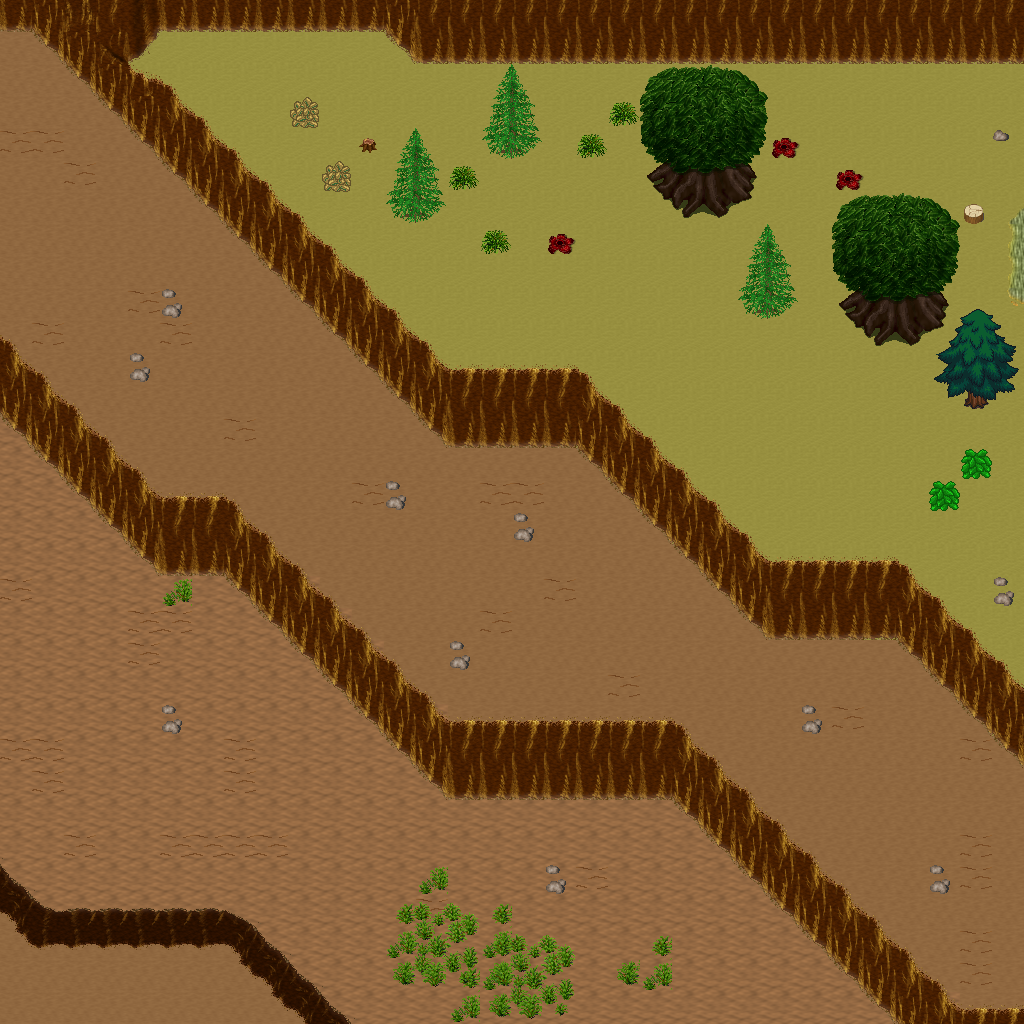

This game map was drawn from its Tiled (.tmx) file and the tilesets committed beside it. A one-line description and the trimmed map source follow:
An orthogonal 32x32 tile map with 32x32 px tiles, 5 tile layers (Ground, Objects, Objects2, Above, ...), 1 hidden layer not drawn, 20 tilesets.

<map version="1.10" tiledversion="1.11.0" orientation="orthogonal" renderorder="right-down" width="32" height="32" tilewidth="32" tileheight="32" infinite="0" nextlayerid="11" nextobjectid="1">
 <tileset firstgid="1" name="ground_ground" tilewidth="32" tileheight="32" tilecount="33" columns="3">
  <image source="../drawable/ground_ground.png" width="96" height="352" />
 </tileset>
 <tileset firstgid="34" name="ground_ridge_earth_dark" tilewidth="32" tileheight="32" tilecount="96" columns="12">
  <image source="../drawable/ground_ridge_earth_dark.png" width="384" height="256" />
 </tileset>
 <tileset firstgid="130" name="ground_earth_edges" tilewidth="32" tileheight="32" tilecount="18" columns="6">
  <image source="../drawable/ground_earth_edges.png" width="192" height="96" />
 </tileset>
 <tileset firstgid="148" name="ground_rock_pebbles" tilewidth="32" tileheight="32" tilecount="3" columns="1">
  <image source="../drawable/ground_rock_pebbles.png" width="32" height="96" />
 </tileset>
 <tileset firstgid="151" name="item_statue_grey_stone" tilewidth="32" tileheight="32" tilecount="4" columns="2">
  <image source="../drawable/item_statue_grey_stone.png" width="64" height="64" />
 </tileset>
 <tileset firstgid="155" name="ground_square_patch" tilewidth="32" tileheight="32" tilecount="9" columns="3">
  <image source="../drawable/ground_square_patch.png" width="96" height="96" />
 </tileset>
 <tileset firstgid="164" name="ground_eye" tilewidth="32" tileheight="32" tilecount="9" columns="3">
  <image source="../drawable/ground_eye.png" width="96" height="96" />
 </tileset>
 <tileset firstgid="173" name="item_corpse_huge_animal" tilewidth="32" tileheight="32" tilecount="16" columns="2">
  <image source="../drawable/item_corpse_huge_animal.png" width="64" height="256" />
 </tileset>
 <tileset firstgid="189" name="logic_creature_orc" tilewidth="32" tileheight="32" tilecount="6" columns="6">
  <image source="../drawable/logic_creature_orc.png" width="192" height="32" />
 </tileset>
 <tileset firstgid="195" name="logic_collision" tilewidth="32" tileheight="32" tilecount="1" columns="1">
  <image source="../drawable/logic_collision.png" width="32" height="32" />
 </tileset>
 <tileset firstgid="196" name="plant_tree_spruce" tilewidth="32" tileheight="32" tilecount="6" columns="2">
  <image source="../drawable/plant_tree_spruce.png" width="64" height="96" />
 </tileset>
 <tileset firstgid="202" name="plant_tree_evergreen" tilewidth="32" tileheight="32" tilecount="36" columns="3">
  <image source="../drawable/plant_tree_evergreen.png" width="96" height="384" />
 </tileset>
 <tileset firstgid="238" name="plant_bush_bushes" tilewidth="32" tileheight="32" tilecount="10" columns="5">
  <image source="../drawable/plant_bush_bushes.png" width="160" height="64" />
 </tileset>
 <tileset firstgid="248" name="plant_bush_bush_mult_colored" tilewidth="32" tileheight="32" tilecount="6" columns="3">
  <image source="../drawable/plant_bush_bush_mult_colored.png" width="96" height="64" />
 </tileset>
 <tileset firstgid="254" name="plant_stump_small_stump" tilewidth="32" tileheight="32" tilecount="4" columns="2">
  <image source="../drawable/plant_stump_small_stump.png" width="64" height="64" />
 </tileset>
 <tileset firstgid="258" name="plant_bush_large_green" tilewidth="32" tileheight="32" tilecount="9" columns="3">
  <image source="../drawable/plant_bush_large_green.png" width="96" height="96" />
 </tileset>
 <tileset firstgid="267" name="plant_tree_tree_darkgreen" tilewidth="32" tileheight="32" tilecount="88" columns="8">
  <image source="../drawable/plant_tree_tree_darkgreen.png" width="256" height="352" />
 </tileset>
 <tileset firstgid="355" name="ground_dry_grass" tilewidth="32" tileheight="32" tilecount="54" columns="9">
  <image source="../drawable/ground_dry_grass.png" width="288" height="192" />
 </tileset>
 <tileset firstgid="409" name="logic_creature_animal" tilewidth="32" tileheight="32" tilecount="32" columns="8">
  <image source="../drawable/logic_creature_animal.png" width="256" height="128" />
 </tileset>
 <tileset firstgid="441" name="logic_creature_mutant" tilewidth="32" tileheight="32" tilecount="7" columns="7">
  <image source="../drawable/logic_creature_mutant.png" width="224" height="32" />
 </tileset>
 <layer id="1" name="Ground" width="32" height="32">
  <data>[1024 cells, 1024 non-empty, 3 distinct tile ids]</data>
 </layer>
 <layer id="2" name="Objects" width="32" height="32">
  <data>[1024 cells, 347 non-empty, 44 distinct tile ids]</data>
 </layer>
 <layer id="3" name="Objects2" width="32" height="32">
  <data>[1024 cells, 65 non-empty, 12 distinct tile ids]</data>
 </layer>
 <layer id="4" name="Above" width="32" height="32">
  <data>[1024 cells, 50 non-empty, 28 distinct tile ids]</data>
 </layer>
 <layer id="5" name="Above2" width="32" height="32">
  <data>[1024 cells, 0 non-empty, 0 distinct tile ids]</data>
 </layer>
 <layer id="6" name="Walkable" width="32" height="32" visible="0">
  <data>[1024 cells, 287 non-empty, 1 distinct tile ids]</data>
 </layer>
 <objectgroup id="7" name="Mapevents" />
 <objectgroup id="8" name="Spawn" />
 <objectgroup id="9" name="Keys" />
 <objectgroup id="10" name="Replace" />
</map>
